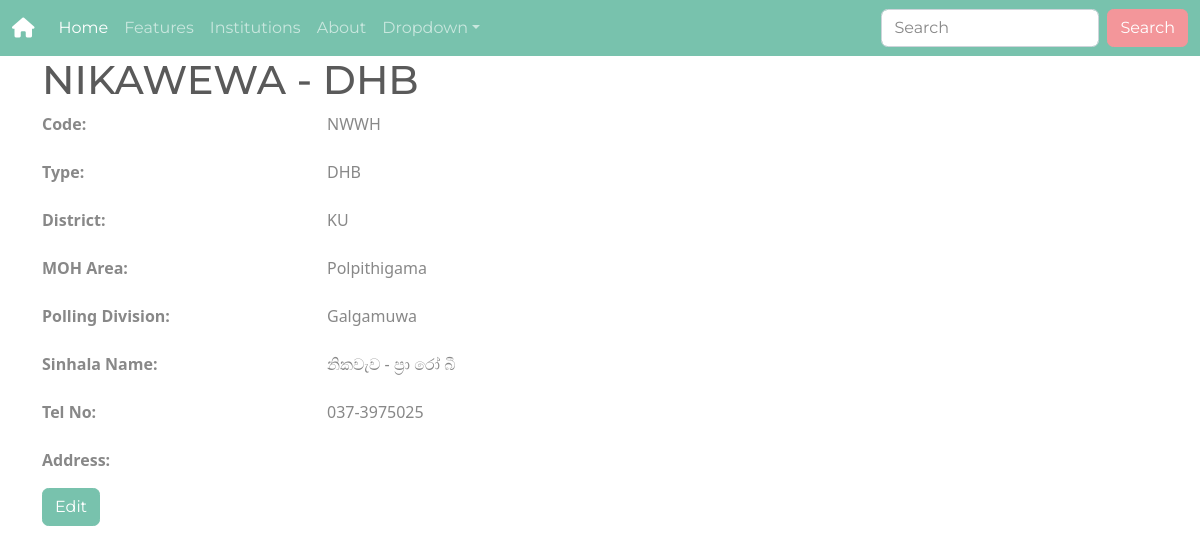
The page /insti-detail/6 on the database its author committed.
### institutions/models.py (models this page shows, shortened)
class Institution(models.Model):
    TYPES = [
        ('BHA', 'BHA'),
        ('BHB', 'BHB'),
        ('DHA', 'DHA'),
        ('DHB', 'DHB'),
        ('DHC', 'DHC'),
        ('PMCU', 'PMCU'),
        ('UNIT', 'UNIT'),
        ('SDC', 'SDC'),
        ('ADC', 'ADC'),
        ('MOH', 'MOH'),
        ('PGH', 'PGH'),
        ('ELSE', 'ELSE'),
    ]
    DISTRICT = [
        ('PU', 'PU'),
        ('KU', 'KU'),
    ]
    code = models.CharField(blank=True, null=True, max_length=4)
    institution_name = models.CharField(max_length=30)
    type = models.CharField(max_length=4, choices=TYPES)
    district = models.CharField(max_length=2, choices=DISTRICT)
    moh_area = models.ForeignKey(MOHArea, on_delete=models.PROTECT)
    polling_divition = models.ForeignKey(
        PollingDivision, on_delete=models.PROTECT)
    sinhala_name = models.CharField(blank=True, null=True, max_length=30)
    tel_no = models.CharField(blank=True, null=True, max_length=10)
    address = models.TextField(blank=True, null=True)

class MOHArea(models.Model):
    DISTRICT = [
        ('PU', 'PU'),
        ('KU', 'KU'),
    ]
    name = models.CharField(max_length=30)
    district = models.CharField(max_length=2, choices=DISTRICT)
    def __str__(self):
        return str(self.name)

class PollingDivision(models.Model):
    DISTRICT = [
        ('PU', 'PU'),
        ('KU', 'KU'),
    ]
    name = models.CharField(max_length=30)
    district = models.CharField(max_length=2, choices=DISTRICT)
    def __str__(self):
        return str(self.name)

### institutions/views.py (the view)
# urls.py: path('insti-detail/<pk>', InstitutionDetail.as_view(), name='insti-detail'),
class InstitutionDetail(DetailView):
    model = Institution

### institutions/templates/institutions/institution_detail.html (shortened to what this page needs)
{% extends "base.html" %}
{% load static %}
{% block content %}
<div class="container">
    <h1>{{ object.institution_name }}</h1>
    <dl class="row">
        <dt class="col-sm-3">Code:</dt>
        <dd class="col-sm-9">{{ object.code }}</dd>
    </dl>
    <dl class="row">
        <dt class="col-sm-3">Type:</dt>
        <dd class="col-sm-9">{{ object.type }}</dd>
    </dl>
    <dl class="row">
        <dt class="col-sm-3">District:</dt>
        <dd class="col-sm-9">{{ object.district }}</dd>
    </dl>
    <dl class="row">
        <dt class="col-sm-3">MOH Area:</dt>
        <dd class="col-sm-9">{{ object.moh_area }}</dd>
    </dl>
    <dl class="row">
        <dt class="col-sm-3">Polling Division:</dt>
        <dd class="col-sm-9">{{ object.polling_divition }}</dd>
    </dl>
    <dl class="row">
        <dt class="col-sm-3">Sinhala Name:</dt>
        <dd class="col-sm-9">{{ object.sinhala_name }}</dd>
    </dl>
    <dl class="row">
        <dt class="col-sm-3">Tel No:</dt>
        <dd class="col-sm-9">{{ object.tel_no }}</dd>
    </dl>
    <dl class="row">
        <dt class="col-sm-3">Address:</dt>
        <dd class="col-sm-9">{{ object.address }}</dd>
    </dl>
    <a class="btn btn-primary" href={% url 'insti-update' object.pk %} role="button">Edit</a>
</div>
{% endblock content %}

### rows shown on the page
Institution: institution_name "NIKAWEWA - DHB", code "NWWH", type "DHB", district "KU", moh_area "Polpithigama", polling_divition "Galgamuwa", sinhala_name "නිකවැව - ප්‍රා රෝ බී", tel_no "037-3975025"
